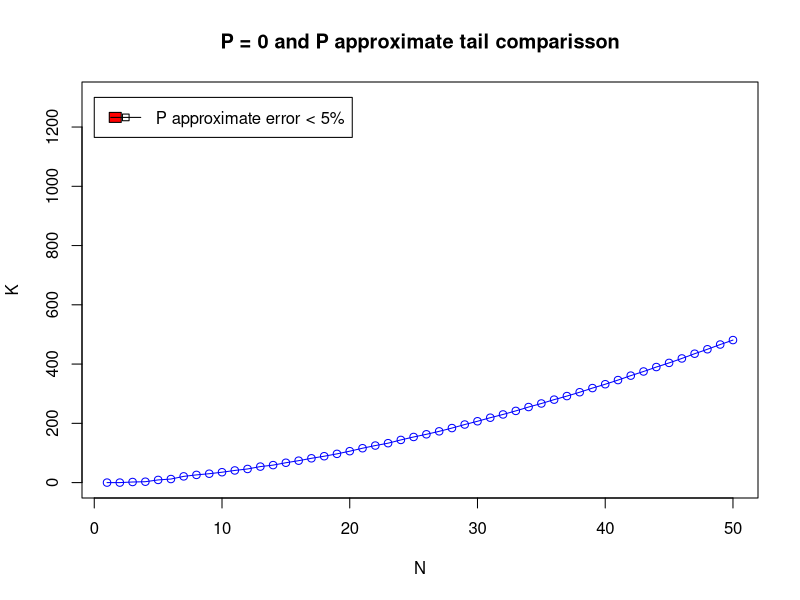

R code for this plot:

pihta <- c(0, 0, 2, 3, 9, 12, 21, 26, 30, 35, 41, 46, 54, 59, 67, 74, 82, 89, 97, 106, 116, 125, 133, 144, 154, 163, 173, 184, 196, 207, 219, 230, 242, 255, 267, 280, 292, 305, 319, 332, 346, 361, 375, 390, 404, 419, 435, 450, 466, 481)

#X11.options(type="nbcairo")
plot(pihta, type="o", col="blue", ylim=c(0, 1300), xlab = "N", ylab="K")

title(main="P = 0 and P approximate tail comparisson")
leg <- c("P approximate error < 5%")
cols <- c("red")
legend(0, 1300, leg, cex = 1, cols, pch=22, lty=1:2)
